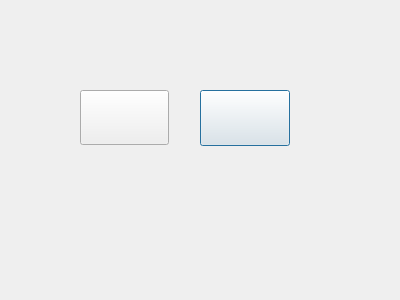
<?xml version="1.0" encoding="UTF-8"?>
<ui version="4.0">
 <class>Form_SysSett</class>
 <widget class="QDialog" name="Form_SysSett">
  <property name="geometry">
   <rect>
    <x>0</x>
    <y>0</y>
    <width>400</width>
    <height>300</height>
   </rect>
  </property>
  <property name="windowTitle">
   <string>Dialog</string>
  </property>
  <widget class="QPushButton" name="btn_Esc1">
   <property name="geometry">
    <rect>
     <x>200</x>
     <y>90</y>
     <width>90</width>
     <height>56</height>
    </rect>
   </property>
   <property name="styleSheet">
    <string notr="true">border-image: url(:/Images/return.png);</string>
   </property>
   <property name="text">
    <string/>
   </property>
  </widget>
  <widget class="QPushButton" name="btn_OK1">
   <property name="geometry">
    <rect>
     <x>80</x>
     <y>90</y>
     <width>89</width>
     <height>55</height>
    </rect>
   </property>
   <property name="styleSheet">
    <string notr="true">border-image: url(:/Images/set.png);</string>
   </property>
   <property name="text">
    <string/>
   </property>
  </widget>
 </widget>
 <resources/>
 <connections/>
</ui>
